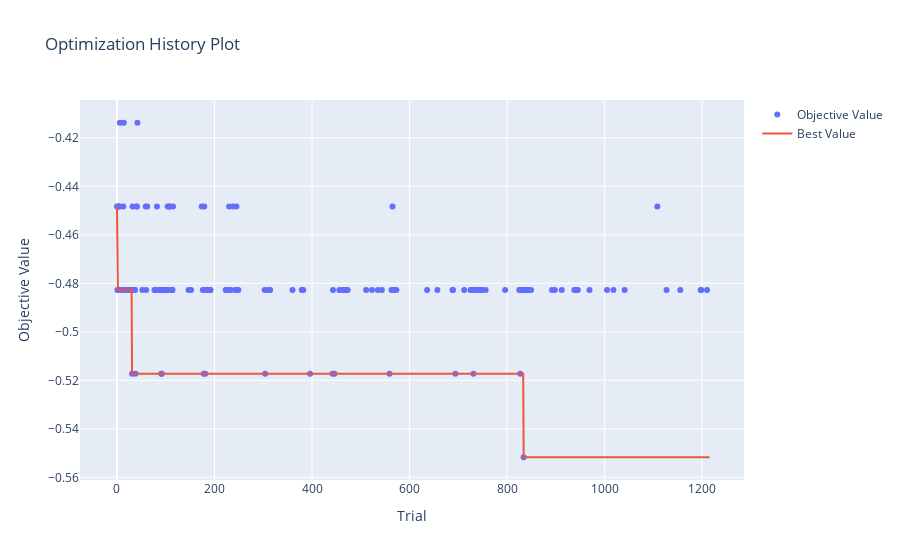

This figure's notebook cell:
### Code cell
plot_optimization_history(study)

### Figure 1 — Plotly figure (JSON) as saved in the notebook; plotly's stock layout.template omitted (floating-point values rounded to 4 significant figures; data arrays with more than 128 entries replaced by an {"elided": "..."} marker saying what was removed)
{"data": [{"mode": "markers", "name": "Objective Value", "type": "scatter", "x": {"elided": "167 int values"}, "y": {"elided": "167 float values"}}, {"mode": "lines", "name": "Best Value", "type": "scatter", "x": {"elided": "1216 int values"}, "y": {"elided": "1216 float values"}}, {"marker": {"color": "#cccccc"}, "mode": "markers", "name": "Infeasible Trial", "showlegend": false, "type": "scatter", "x": [], "y": []}], "layout": {"title": {"text": "Optimization History Plot"}, "xaxis": {"title": {"text": "Trial"}}, "yaxis": {"title": {"text": "Objective Value"}}}}
